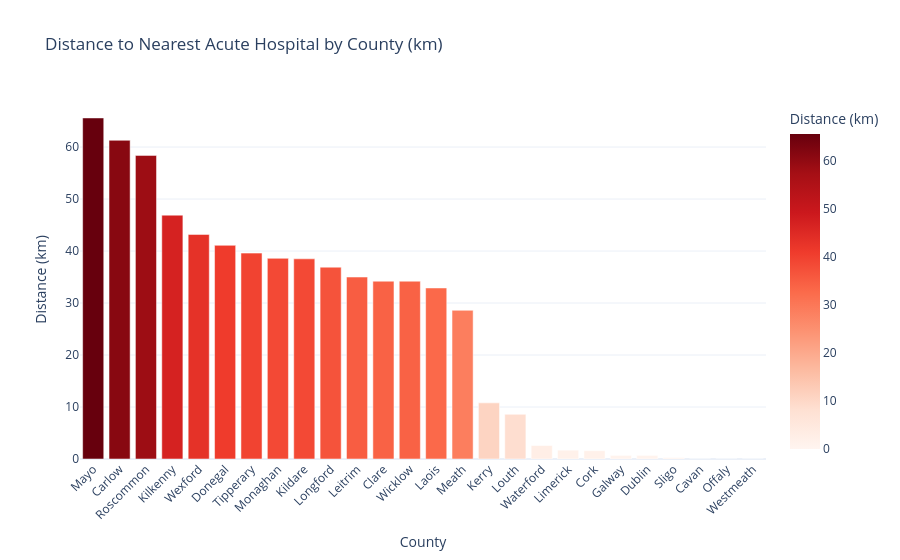

Write notebook code for a chart like this one.
### Code cell
# Figure 3 — Distance to nearest hospital by county
fig3 = px.bar(
    access_df.sort_values('min_dist_km', ascending=False),
    x='county', y='min_dist_km',
    color='min_dist_km', color_continuous_scale='Reds',
    title='Distance to Nearest Acute Hospital by County (km)',
    labels={'min_dist_km': 'Distance (km)', 'county': 'County'},
    template='plotly_white'
)
fig3.update_layout(xaxis_tickangle=-45)
fig3.write_html(str(OUT_DIR / 'fig3_distance_to_hospital.html'))
fig3.show()
print('Figure 3 saved.')

### Figure 1 — Plotly figure (JSON) as saved in the notebook; plotly's stock layout.template omitted (floating-point values rounded to 4 significant figures)
{"data": [{"hovertemplate": "County=%{x}<br>Distance (km)=%{marker.color}<extra></extra>", "legendgroup": "", "marker": {"color": [65.6, 61.3, 58.4, 46.9, 43.2, 41.1, 39.6, 38.6, 38.5, 36.9, 35.0, 34.2, 34.2, 32.9, 28.6, 10.8, 8.6, 2.6, 1.7, 1.6, 0.7, 0.7, 0.3, 0.0, 0.0, 0.0], "coloraxis": "coloraxis", "pattern": {"shape": ""}}, "name": "", "orientation": "v", "showlegend": false, "textposition": "auto", "type": "bar", "x": ["Mayo", "Carlow", "Roscommon", "Kilkenny", "Wexford", "Donegal", "Tipperary", "Monaghan", "Kildare", "Longford", "Leitrim", "Clare", "Wicklow", "Laois", "Meath", "Kerry", "Louth", "Waterford", "Limerick", "Cork", "Galway", "Dublin", "Sligo", "Cavan", "Offaly", "Westmeath"], "xaxis": "x", "y": [65.6, 61.3, 58.4, 46.9, 43.2, 41.1, 39.6, 38.6, 38.5, 36.9, 35.0, 34.2, 34.2, 32.9, 28.6, 10.8, 8.6, 2.6, 1.7, 1.6, 0.7, 0.7, 0.3, 0.0, 0.0, 0.0], "yaxis": "y"}], "layout": {"barmode": "relative", "coloraxis": {"colorbar": {"title": {"text": "Distance (km)"}}, "colorscale": [[0.0, "rgb(255,245,240)"], [0.125, "rgb(254,224,210)"], [0.25, "rgb(252,187,161)"], [0.375, "rgb(252,146,114)"], [0.5, "rgb(251,106,74)"], [0.625, "rgb(239,59,44)"], [0.75, "rgb(203,24,29)"], [0.875, "rgb(165,15,21)"], [1.0, "rgb(103,0,13)"]]}, "legend": {"tracegroupgap": 0}, "title": {"text": "Distance to Nearest Acute Hospital by County (km)"}, "xaxis": {"anchor": "y", "domain": [0.0, 1.0], "tickangle": -45, "title": {"text": "County"}}, "yaxis": {"anchor": "x", "domain": [0.0, 1.0], "title": {"text": "Distance (km)"}}}}
